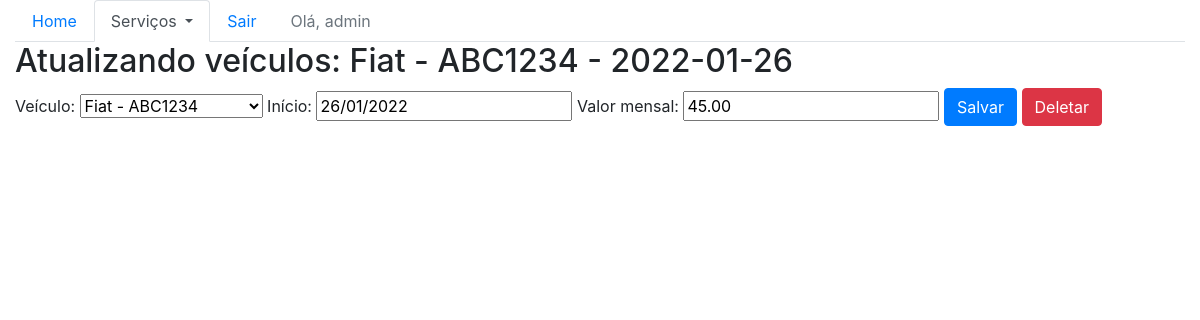
/sistema/mensalistas-update/1 (signed in), run on the app's committed database.
### core/models.py (models this page shows, shortened)
class Mensalista(models.Model):
    veiculo = models.ForeignKey(Veiculo, verbose_name="veículo", on_delete=models.CASCADE)
    inicio = models.DateField("início", auto_now=False, auto_now_add=False)
    valor_mes = models.DecimalField("valor mensal", max_digits=6, decimal_places=2)
    class Meta:
        verbose_name = "mensalista"
        verbose_name_plural = "mensalistas"
    def __str__(self):
        return str(self.veiculo) + " - " + str(self.inicio)

class Veiculo(models.Model):
    marca = models.ForeignKey("Marca", on_delete=models.CASCADE)
    placa = models.CharField(max_length=7)
    proprietario = models.ForeignKey("Pessoa", verbose_name="proprietário", on_delete=models.CASCADE)
    cor = models.CharField(max_length=15)
    observacoes = models.TextField("observações")
    class Meta:
        verbose_name = "Veículo"
        verbose_name_plural = "Veículos"
    def __str__(self):
        return self.marca.nome + " - " + self.placa

class Marca(models.Model):
    nome = models.CharField(max_length=50)
    class Meta:
        verbose_name = "marca"
        verbose_name_plural = "marcas"

### core/views.py (the view)
@login_required
def mensalista_update(request, id):
    data = {}
    mensalista = Mensalista.objects.get(id=id)
    form = MensalistaForm(request.POST or None, instance=mensalista)
    data['mensalista'] = mensalista
    data['form'] = form
    if request.method == 'POST':
        if form.is_valid():
            form.save()
            return redirect('core_mensalistas')
    else:
        return render(request, 'core/update_mensalista.html', data)

### core/forms.py
class MensalistaForm(ModelForm):
    class Meta:
        model = Mensalista
        fields = ('__all__')

### core/templates/core/update_mensalista.html (shortened to what this page needs)
{% extends 'base.html' %}
{% load bootstrap %}
{% block main %}
    <div class="row">
        <div class="col">
            <h2>Atualizando veículos: {{ mensalista }} </h2>
        </div>
    </div>
    <div class="row">
        <div class="col">
            <form
                action="{% url 'core_mensalista_update' mensalista.id %}"
                method="post">
                {{ form|bootstrap }}
                <button class="btn btn-primary" type="submit">Salvar</button>
                <a
                    href="{% url 'core_delete_mensalista' mensalista.id %}"
                    class="btn btn-danger">
                    Deletar
                </a>
            </form>
        </div>
    </div>
{% endblock main %}

### templates/base.html (shortened to what this page needs)
{% load static %}
<!DOCTYPE html>
<html lang="pt-br">
<head>
    <link rel="stylesheet" href="{% static 'bootstrap/css/bootstrap.css' %}">
</head>
<body>
    <div class="container-fluid">
        <ul class="nav nav-tabs">
            <li class="nav-item">
                <a
                    class="nav-link
                        "
                    href="{% url 'core_home' %}">
                    Home
                </a>
            </li>
            <li class="nav-item dropdown">
                <a
                    class="nav-link dropdown-toggle
                        {% if not request.resolver_match.url_name == 'core_home' %}
                            active
                        {% endif %}"
                    data-toggle="dropdown" href="#"
                    role="button"
                    aria-haspopup="true"
                    aria-expanded="false">
                    Serviços
                </a>
            </li>
            {% if user.is_authenticated %}
                <li class="nav-item">
                    <a class="nav-link" href="{% url 'logout' %}">Sair</a>
                </li>
                <li class="nav-item">
                    <a class="nav-link disabled" href="#">Olá, {{ user }}</a>
                </li>
            {% else %}
                <li class="nav-item">
                    <a class="nav-link" href="{% url 'login' %}">Entrar</a>
                </li>
            {% endif %}
        </ul>
        {% block main %}
        {% endblock main %}
    </div>
</body>
</html>

### data on the page
Mensalista: veiculo+inicio "Fiat - ABC1234 - 2022-01-26", veiculo "Fiat - ABC1234", inicio "26/01/2022", valor_mes "45.00"

### other printed values
{{ user }} "admin"
